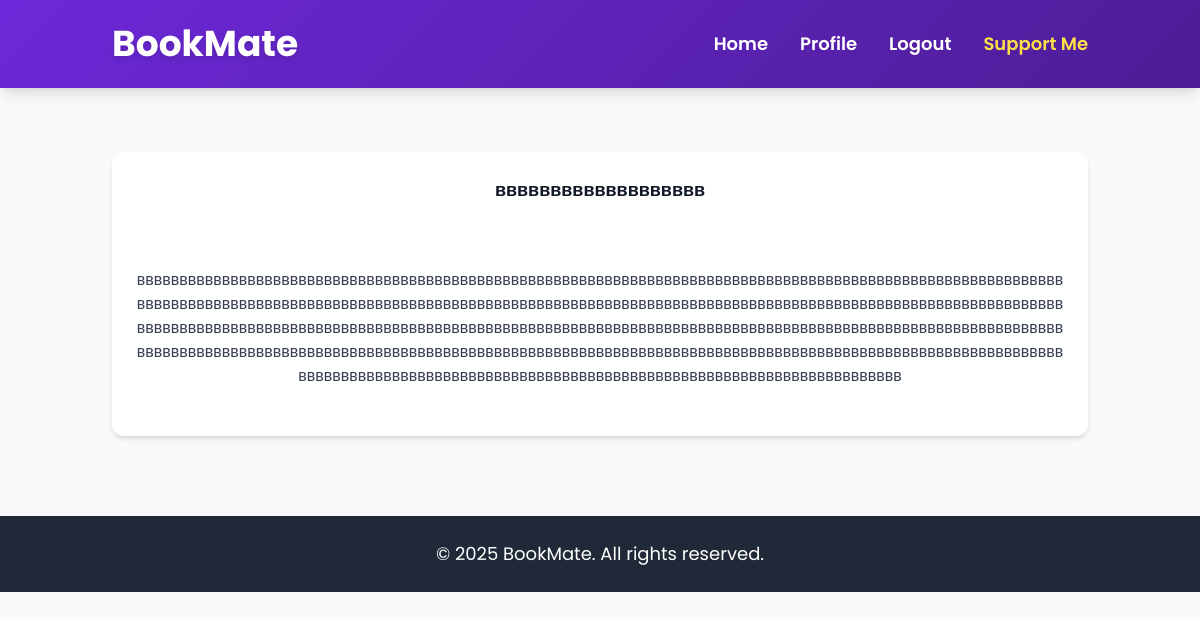
Page /book/bookmark/6/ (signed in) on the committed database.
### main/models.py (models this page shows, shortened)
class Bookmark(models.Model):
    book = models.ForeignKey(Book, on_delete=models.CASCADE, related_name="bookmarks")
    title = models.CharField("Name of Bookmark", max_length=20)
    bookmark = models.TextField("Bookmark Content")

### main/views.py (the view)
# urls.py: path("book/bookmark/<int:bookmark_id>/", views.bookmark_detail, name="bookmark_detail")
def bookmark_detail(request, bookmark_id):
    bookmark = get_object_or_404(Bookmark, id=bookmark_id, book__user=request.user)
    return render(request, "main/bookmark_detail.html", {"bookmark": bookmark})

### main/templates/main/bookmark_detail.html (shortened to what this page needs)
{% extends "main/layout.html" %}
{% block content %}
<main>
  <section class="w-full bg-white dark:bg-gray-800 shadow-md rounded-xl p-6 text-center mt-8">
    <h3 class="text-lg font-semibold text-gray-900 dark:text-white whitespace-nowrap overflow-hidden text-ellipsis block">
      {{ bookmark.title|default:"No Title" }}
    </h3>
    <p class="text-gray-700 dark:text-gray-300 mt-4 whitespace-pre-wrap break-words">
      {{ bookmark.bookmark|default:"No content available." }}
    </p>
  </section>
</main>
{% endblock %}

### main/templates/main/layout.html (style rules this page uses)
body { font-family: 'Poppins', sans-serif; }

### rows in the picture
Bookmark: title "ввввввввввввввввввв", bookmark "ввввввввввввввввввввввввввввввввввввввввввввввввввввввввввввввввввввввввввввввввввввввввввввввввввввввввввввввввввввввввввввввввввввввввввввввввввввввввввввввввввввввввввввввввввввввввввввввввввввввввввввввввввввввввввввввввввввввввввввввввввввввввввввввввввввввввввввввввввввввввввввввввввввввввввввввввввввввввввввввввввввввввввввввввввввввввввввввввввввввввввввввввввввввввввввввввввввввввввввввввввввввввввввввввввввввввввввввввввввввввввввввввввввввввввввввввввввввввввввввввввввввввввввввввввввввввввв"
